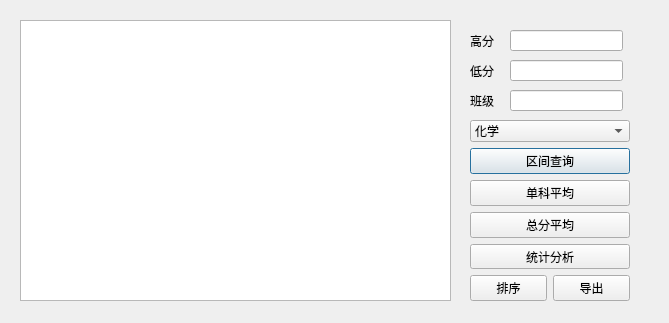
<?xml version="1.0" encoding="UTF-8"?>
<ui version="4.0">
 <class>detailed</class>
 <widget class="QDialog" name="detailed">
  <property name="geometry">
   <rect>
    <x>0</x>
    <y>0</y>
    <width>669</width>
    <height>323</height>
   </rect>
  </property>
  <property name="windowTitle">
   <string>Dialog</string>
  </property>
  <widget class="QTableView" name="tableView">
   <property name="geometry">
    <rect>
     <x>20</x>
     <y>20</y>
     <width>431</width>
     <height>281</height>
    </rect>
   </property>
  </widget>
  <widget class="QLabel" name="label">
   <property name="geometry">
    <rect>
     <x>470</x>
     <y>30</y>
     <width>31</width>
     <height>21</height>
    </rect>
   </property>
   <property name="text">
    <string>高分</string>
   </property>
  </widget>
  <widget class="QLabel" name="label_2">
   <property name="geometry">
    <rect>
     <x>470</x>
     <y>60</y>
     <width>68</width>
     <height>21</height>
    </rect>
   </property>
   <property name="text">
    <string>低分</string>
   </property>
  </widget>
  <widget class="QLineEdit" name="high">
   <property name="geometry">
    <rect>
     <x>510</x>
     <y>30</y>
     <width>113</width>
     <height>21</height>
    </rect>
   </property>
  </widget>
  <widget class="QLineEdit" name="low">
   <property name="geometry">
    <rect>
     <x>510</x>
     <y>60</y>
     <width>113</width>
     <height>21</height>
    </rect>
   </property>
  </widget>
  <widget class="QLabel" name="label_3">
   <property name="geometry">
    <rect>
     <x>470</x>
     <y>90</y>
     <width>31</width>
     <height>21</height>
    </rect>
   </property>
   <property name="text">
    <string>班级</string>
   </property>
  </widget>
  <widget class="QLineEdit" name="clas">
   <property name="geometry">
    <rect>
     <x>510</x>
     <y>90</y>
     <width>113</width>
     <height>21</height>
    </rect>
   </property>
  </widget>
  <widget class="QWidget" name="layoutWidget">
   <property name="geometry">
    <rect>
     <x>470</x>
     <y>120</y>
     <width>160</width>
     <height>181</height>
    </rect>
   </property>
   <layout class="QVBoxLayout" name="verticalLayout">
    <item>
     <widget class="QComboBox" name="comboBox">
      <property name="currentIndex">
       <number>2</number>
      </property>
      <item>
       <property name="text">
        <string>数学</string>
       </property>
      </item>
      <item>
       <property name="text">
        <string>物理</string>
       </property>
      </item>
      <item>
       <property name="text">
        <string>化学</string>
       </property>
      </item>
     </widget>
    </item>
    <item>
     <widget class="QPushButton" name="searchSection">
      <property name="text">
       <string>区间查询</string>
      </property>
     </widget>
    </item>
    <item>
     <widget class="QPushButton" name="Analyze">
      <property name="text">
       <string>单科平均</string>
      </property>
     </widget>
    </item>
    <item>
     <widget class="QPushButton" name="totalAnalyz">
      <property name="text">
       <string>总分平均</string>
      </property>
     </widget>
    </item>
    <item>
     <widget class="QPushButton" name="dataAnalyze">
      <property name="text">
       <string>统计分析</string>
      </property>
     </widget>
    </item>
    <item>
     <layout class="QHBoxLayout" name="horizontalLayout">
      <item>
       <widget class="QPushButton" name="sortScore">
        <property name="text">
         <string>排序</string>
        </property>
       </widget>
      </item>
      <item>
       <widget class="QPushButton" name="write">
        <property name="text">
         <string>导出</string>
        </property>
       </widget>
      </item>
     </layout>
    </item>
   </layout>
  </widget>
 </widget>
 <resources/>
 <connections/>
</ui>
